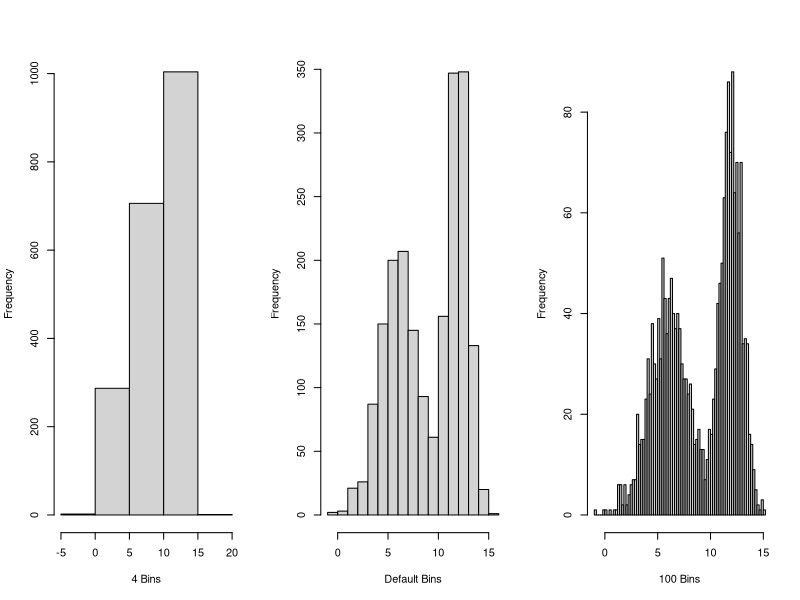
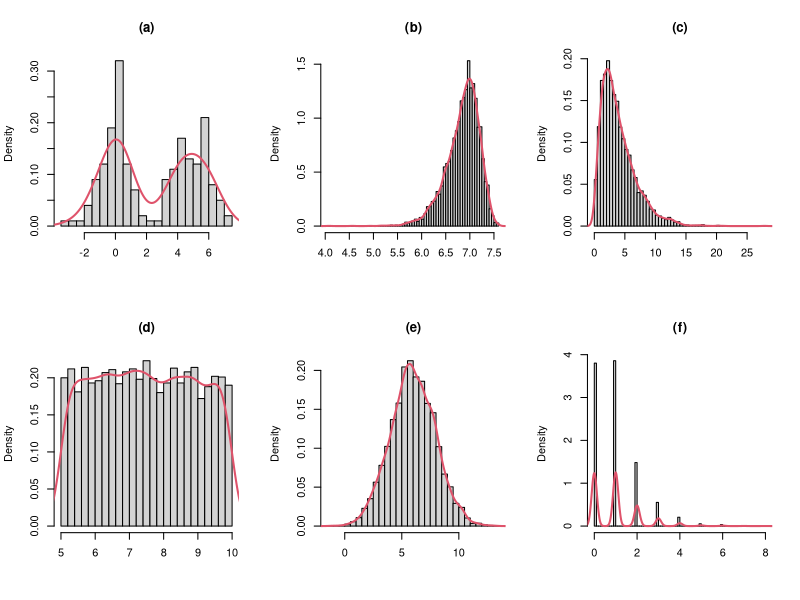

Source code (R) for these figures, in order: (Note: this script raises an error after producing the figures.)
## ---- chunk 1
knitr::opts_chunk$set(
  comment = "#", fig.height = 3, 
  cache = FALSE,  collapse = TRUE,
  error = TRUE
)
## ---- chunk 2
set.seed(77)

nn <- 1000
data <- c(rnorm(nn, 6, 2), rnorm(nn, 12, 1))

par(mfrow=c(1, 3))
hist(data, breaks=4, main="", xlab="4 Bins")
hist(data, main="", xlab="Default Bins")
hist(data, breaks=100, main="", xlab="100 Bins")
## ---- chunk 3
set.seed(99)
par(mfrow=c(2, 3))
nn<-100
data<-c(rnorm(nn,0,1), rnorm(nn,5,1))
hist(data, xlab="", breaks=20, freq=F, main="(a)")
lines(density(data), col=2, lwd=2)

data<-rweibull(50*nn, shape=25, scale=7)
hist(data, breaks="FD", xlab="", freq=F, main="(b)")
lines(density(data), col=2, lwd=2)

data<-rchisq(50*nn, 4)
hist(data, breaks="FD", xlab="", freq=F, main="(c)")
lines(density(data), col=2, lwd=2)

data<-runif(50*nn, 5,10)
hist(data, breaks="FD", xlab="", freq=F, main="(d)")
lines(density(data), col=2, lwd=2)

data<-rnorm(50*nn, 6, 2)
hist(data, breaks="FD", xlab="", freq=F, main="(e)")
lines(density(data), col=2, lwd=2)


data<-round(rexp(50*nn,  1))
hist(data, breaks="FD", xlab="",freq=F, main="(f)")
lines(density(data), col=2, lwd=2)

# Put plotting arrangement back to its original state
par(mfrow = c(1, 1))
## ---- chunk 4

sales2019 <- read.csv(file="dat/boulder-2019-residential_sales.csv", 
                      header = T, stringsAsFactors = F)
sales2020 <- read.csv(file="dat/boulder-2020-residential_sales.csv", 
                      header = T, stringsAsFactors = F)

colnames(sales2019)
str(sales2019)
hist(sales2019$SALE_PRICE)

#A little bit of wrangling to get rid of the commas and dollar signs
sales2019$SALE_PRICE <- gsub(",", "", sales2019$SALE_PRICE)
sales2019$SALE_PRICE <- as.numeric(gsub("\\$", "", sales2019$SALE_PRICE))
sales2020$SALE_PRICE <- gsub(",", "", sales2020$SALE_PRICE)
sales2020$SALE_PRICE <- as.numeric(gsub("\\$", "", sales2020$SALE_PRICE))

hist(sales2019$SALE_PRICE, breaks="FD")
summary((sales2019$SALE_PRICE))
hist(sales2019$SALE_PRICE/10000, breaks="FD", xlim=c(0,100))

hist(sales2020$SALE_PRICE, breaks="FD")
summary((sales2020$SALE_PRICE))
hist(sales2020$SALE_PRICE/10000, breaks="FD", xlim=c(0,100))

## ---- chunk 5
par(mfrow = c(1, 2))
set.seed(77)
nn <- 1000
data <- c(rnorm(nn, 6, 2), rnorm(nn, 12, 1))
boxplot(c(data, 23), pch=8, ylim=c(-5, 25), horizontal = T)
boxplot(c(data, 23), pch=8, ylim=c(-5, 25))
## ---- chunk 6
n2019 <- nrow(sales2019)
n2020 <- nrow(sales2020)

year <- c(rep(2019, n2019), rep(2020, n2020))
sales <- c(sales2019$SALE_PRICE, sales2020$SALE_PRICE)
boxplot(sales ~ year)
boxplot(sales ~ year, ylim = c(0, 2000000))
## ---- chunk 7
plot(sales2019$ABOVE_GROUND_SQFT, sales2019$SALE_PRICE)
plot(sales2019$ABOVE_GROUND_SQFT, sales2019$SALE_PRICE, pch=19, 
     col = rgb(0,0,0,.1))
plot(sales2019$ABOVE_GROUND_SQFT, sales2019$SALE_PRICE, pch=19, 
     col = rgb(0,0,0,.1), ylim=c(0,5000000))
## ---- chunk 8

plot(sales2019$BEDROOMS, sales2019$FULL_BATHS)

## ---- chunk 9
tot_bath <- sales2019$FULL_BATHS + (0.75 * sales2019$THREE_QTR_BATHS) +
        (0.5 * sales2019$HALF_BATHS)

plot(sales2019$BEDROOMS, tot_bath)
## ---- chunk 10

plot(sales2019$SALE_PRICE, tot_bath, xlim = c(0, 3500000), ylim = c(0, 8))

